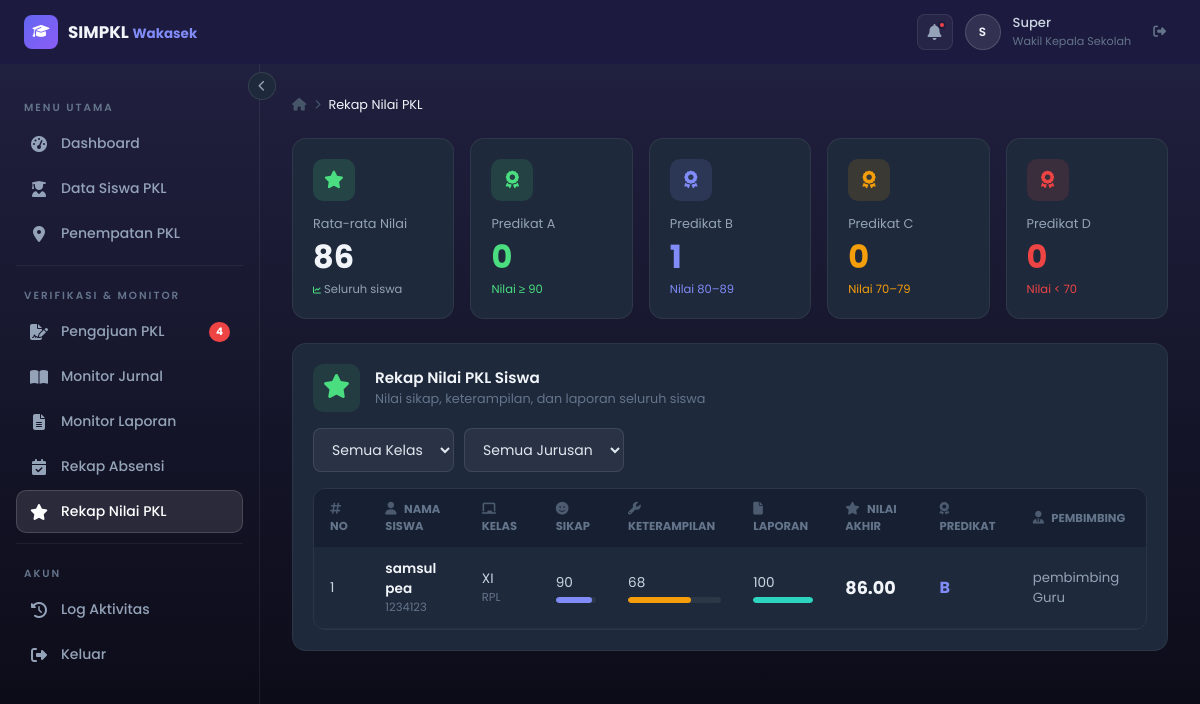
Screenshot of /pembimbingPerusahaan/nilai.php (signed in) with the database file from the repository.
### tables this page shows
CREATE TABLE `nilai_pkl` (
  `id` int(11) NOT NULL,
  `siswa_id` int(11) NOT NULL,
  `pembimbing_id` int(11) NOT NULL,
  `nilai_sikap` int(11) DEFAULT 0,
  `nilai_keterampilan` int(11) DEFAULT 0,
  `nilai_laporan` int(11) DEFAULT 0,
  `nilai_akhir` decimal(5,2) DEFAULT NULL,
  `predikat` char(2) DEFAULT NULL,
  `catatan` text DEFAULT NULL,
  `created_at` timestamp NOT NULL DEFAULT current_timestamp()
);

CREATE TABLE `users` (
  `id` int(11) NOT NULL,
  `nama_depan` varchar(50) NOT NULL,
  `nama_belakang` varchar(50) NOT NULL,
  `email` varchar(100) NOT NULL,
  `password` varchar(255) NOT NULL,
  `role` enum('siswa','pembimbing','wakasek','admin') NOT NULL,
  `created_at` timestamp NOT NULL DEFAULT current_timestamp()
);

CREATE TABLE `profil_siswa` (
  `id` int(11) NOT NULL,
  `user_id` int(11) NOT NULL,
  `nis` varchar(20) DEFAULT NULL,
  `kelas` varchar(20) DEFAULT NULL,
  `jurusan` varchar(50) DEFAULT NULL,
  `no_hp` varchar(15) DEFAULT NULL,
  `foto_profil` varchar(255) DEFAULT NULL,
  `jenis_kelamin` enum('Laki-laki','Perempuan') DEFAULT NULL,
  `agama` varchar(50) DEFAULT NULL,
  `tempat_lahir` varchar(100) DEFAULT NULL,
  `tanggal_lahir` date DEFAULT NULL,
  `alamat` text DEFAULT NULL,
  `golongan_darah` enum('A','B','AB','O') DEFAULT NULL
);

### pembimbingPerusahaan/nilai.php (the view, shortened to what this page needs)
<?php
$pdo = getDB();
$filterKelas   = trim($_GET['kelas']   ?? '');
$filterJurusan = trim($_GET['jurusan'] ?? '');
$where  = ['1=1'];
$params = [];
$whereSQL = implode(' AND ', $where);
$stmt = $pdo->prepare("
    SELECT n.*, u.nama_depan, u.nama_belakang,
           ps.kelas, ps.jurusan, ps.nis,
           pu.nama_depan AS pname, pu.nama_belakang AS plname
    FROM nilai_pkl n
    JOIN users u ON u.id = n.siswa_id
    LEFT JOIN profil_siswa ps ON ps.user_id = n.siswa_id
    LEFT JOIN users pu ON pu.id = n.pembimbing_id
    WHERE $whereSQL
    ORDER BY n.nilai_akhir DESC
");
$stmt->execute($params);
$nilaiList = $stmt->fetchAll();
$avgNilai    = count($nilaiList) ? round(array_sum(array_column($nilaiList,'nilai_akhir')) / count($nilaiList), 1) : 0;
$predCount   = array_count_values(array_column($nilaiList, 'predikat'));
include 'partials/header.php';
?>
<div class="breadcrumb"><i class="fas fa-home"></i> <i class="fas fa-chevron-right" style="font-size:.6rem"></i> <span>Rekap Nilai PKL</span></div>
<div class="stat-grid" style="grid-template-columns:repeat(auto-fit,minmax(160px,1fr));margin-bottom:24px">
  <div class="stat-card delay-1">
    <div class="card-icon" style="background:rgba(74,222,128,.15)"><i class="fas fa-star" style="color:#4ade80"></i></div>
    <div style="font-size:.8rem;color:#94a3b8">Rata-rata Nilai</div>
    <div class="number"><?= $avgNilai ?></div>
    <div class="trend"><i class="fas fa-chart-line" style="color:#4ade80;font-size:.5rem"></i> Seluruh siswa</div>
  </div>
  <?php foreach(['A'=>'#4ade80','B'=>'#818cf8','C'=>'#f59e0b','D'=>'#ef4444'] as $p=>$c): ?>
  <div class="stat-card delay-2">
    <div class="card-icon" style="background:<?=$c?>22"><i class="fas fa-award" style="color:<?=$c?>"></i></div>
    <div style="font-size:.8rem;color:#94a3b8">Predikat <?=$p?></div>
    <div class="number" style="color:<?=$c?>"><?= $predCount[$p] ?? 0 ?></div>
    <div class="trend" style="color:<?=$c?>">Nilai <?= $p==='A'?'≥ 90':($p==='B'?'80–89':($p==='C'?'70–79':'< 70')) ?></div>
  </div>
  <?php endforeach; ?>
</div>
<div class="panel-full">
  <div class="panel-header">
    <div style="display:flex;align-items:center;gap:15px">
      <div style="background:rgba(74,222,128,.1);padding:10px;border-radius:10px"><i class="fas fa-star" style="color:#4ade80;font-size:1.5rem"></i></div>
      <div>
        <h3 style="margin:0;color:#f1f5f9">Rekap Nilai PKL Siswa</h3>
        <p style="margin:0;color:#64748b;font-size:.8rem">Nilai sikap, keterampilan, dan laporan seluruh siswa</p>
      </div>
    </div>
  </div>
  <div class="filter-bar">
    <select class="form-control" style="width:auto" onchange="location.href='nilai.php?kelas='+this.value+'&jurusan=<?= urlencode($filterJurusan) ?>'">
      <option value="">Semua Kelas</option>
    </select>
    <select class="form-control" style="width:auto" onchange="location.href='nilai.php?kelas=<?= urlencode($filterKelas) ?>&jurusan='+this.value">
      <option value="">Semua Jurusan</option>
    </select>
  </div>
  <?php if(empty($nilaiList)): ?>
  <div class="empty-state"><i class="fas fa-star"></i><p>Belum ada data nilai</p></div>
  <?php else: ?>
  <div class="table-responsive">
    <table>
      <thead><tr>
        <th><i class="fas fa-hashtag"></i> No</th>
        <th><i class="fas fa-user"></i> Nama Siswa</th>
        <th><i class="fas fa-chalkboard"></i> Kelas</th>
        <th><i class="fas fa-smile"></i> Sikap</th>
        <th><i class="fas fa-wrench"></i> Keterampilan</th>
        <th><i class="fas fa-file"></i> Laporan</th>
        <th><i class="fas fa-star"></i> Nilai Akhir</th>
        <th><i class="fas fa-award"></i> Predikat</th>
        <th><i class="fas fa-user-tie"></i> Pembimbing</th>
      </tr></thead>
      <tbody>
      <?php foreach($nilaiList as $i=>$n):
        $predColor = ['A'=>'#4ade80','B'=>'#818cf8','C'=>'#f59e0b','D'=>'#ef4444'][$n['predikat']] ?? '#94a3b8';
        $nama = htmlspecialchars($n['nama_depan'].' '.$n['nama_belakang']);
      ?>
      <tr>
        <td><?= $i+1 ?></td>
        <td>
          <div style="font-weight:600;color:#f1f5f9"><?=$nama?></div>
          <div style="font-size:.72rem;color:#64748b"><?= htmlspecialchars($n['nis']??'-') ?></div>
        </td>
        <td>
          <div style="color:#cbd5e1"><?= htmlspecialchars($n['kelas']??'-') ?></div>
          <div style="font-size:.72rem;color:#64748b"><?= htmlspecialchars($n['jurusan']??'-') ?></div>
        </td>
        <td>
          <div style="color:#cbd5e1"><?= $n['nilai_sikap'] ?></div>
          <div class="progress-bar" style="margin-top:4px"><div class="progress-fill" style="width:<?=$n['nilai_sikap']?>%;background:#818cf8"></div></div>
        </td>
        <td>
          <div style="color:#cbd5e1"><?= $n['nilai_keterampilan'] ?></div>
          <div class="progress-bar" style="margin-top:4px"><div class="progress-fill" style="width:<?=$n['nilai_keterampilan']?>%;background:#f59e0b"></div></div>
        </td>
        <td>
          <div style="color:#cbd5e1"><?= $n['nilai_laporan'] ?></div>
          <div class="progress-bar" style="margin-top:4px"><div class="progress-fill" style="width:<?=$n['nilai_laporan']?>%;background:#2dd4bf"></div></div>
        </td>
        <td style="font-size:1.1rem;font-weight:700;color:#f1f5f9"><?= $n['nilai_akhir'] ?></td>
        <td><span style="font-weight:700;color:<?=$predColor?>;font-size:1rem"><?= $n['predikat'] ?></span></td>
        <td style="font-size:.83rem;color:#94a3b8"><?= htmlspecialchars(trim(($n['pname']??'').' '.($n['plname']??'')) ?: '-') ?></td>
      </tr>
      <?php endforeach; ?>
      </tbody>
    </table>
  </div>
  <?php endif; ?>
</div>
<?php include 'partials/footer.php'; ?>

### style.css (style rules this page uses)
*,*::before,*::after { box-sizing:border-box;margin:0;padding:0 }
html { scroll-behavior:smooth }
body { font-family:'Poppins',sans-serif;background:linear-gradient(to bottom,#222243,#090913);color:#e2e8f0;min-height:100vh;display:flex;flex-direction:column }
h3 { font-size:1rem;font-weight:600;color:#cbd5e1 }
p { font-size:.875rem;color:#94a3b8;line-height:1.6 }
.breadcrumb { display:flex;align-items:center;gap:8px;font-size:.8rem;color:#475569;margin-bottom:24px }
.breadcrumb span { color:#f1f5f9 }
.stat-grid { display:grid;grid-template-columns:repeat(auto-fit,minmax(180px,1fr));gap:16px;margin-bottom:28px }
.stat-card { background:#1e293b;border:1px solid rgba(255,255,255,.07);border-radius:14px;padding:20px;transition:transform .2s;animation:fadeUp .5s ease both;cursor:pointer }
.card-icon { width:42px;height:42px;border-radius:10px;display:flex;align-items:center;justify-content:center;font-size:1.1rem;margin-bottom:14px;background:rgba(255,255,255,.07) }
.stat-card .number { font-size:2rem;font-weight:700;line-height:1;color:#f1f5f9;margin:8px 0 }
.stat-card .trend { font-size:.72rem;color:#94a3b8 }
.panel-header { display:flex;align-items:center;justify-content:space-between;margin-bottom:16px }
.panel-header h3 { display:flex;align-items:center;gap:8px;font-size:.95rem;color:#e2e8f0 }
.panel-full { background:#1e293b;border:1px solid rgba(255,255,255,.06);border-radius:14px;padding:20px;animation:fadeUp .5s ease both;margin-bottom:20px }
.table-responsive { overflow-x:auto;border-radius:12px;border:1px solid rgba(255,255,255,.06) }
table { width:100%;border-collapse:collapse;font-size:.85rem }
thead tr { background:#162032 }
thead th { padding:12px 16px;text-align:left;font-size:.72rem;color:#64748b;text-transform:uppercase }
tbody tr { border-bottom:1px solid rgba(255,255,255,.04);transition:.15s }
tbody td { padding:12px 16px;color:#cbd5e1;vertical-align:middle }
th i { margin-right:5px;font-size:.8rem;opacity:.7 }
.progress-bar { height:6px;background:rgba(255,255,255,.06);border-radius:99px;overflow:hidden;width:100% }
.progress-fill { height:100%;border-radius:99px;transition:width 1s ease }
.form-control { width:100%;background:rgba(255,255,255,.05);border:1px solid rgba(255,255,255,.1);border-radius:8px;padding:10px 14px;color:#e2e8f0;font-family:'Poppins',sans-serif;font-size:.875rem;outline:none;transition:.2s }
.form-control option { background:#1e293b;color:#e2e8f0 }
select.form-control { cursor:pointer }
.filter-bar { display:flex;align-items:center;gap:10px;margin-bottom:16px;flex-wrap:wrap }
.delay-1 { animation-delay:.08s }
.delay-2 { animation-delay:.16s }

### rows the page displays
nilai_pkl: siswa.nama_belakang "samsul pea", profil_siswa.nis "1234123", profil_siswa.kelas "XI", profil_siswa.jurusan "RPL", nilai_sikap "90", nilai_keterampilan "68", nilai_laporan "100", nilai_akhir "86.00", predikat "B", pembimbing.nama_belakang "pembimbing Guru"

### other values shown
substr($_namaHeader, 0, 1) "S"
explode(' ', $_namaHeader)[0] "Super"
$cPending "4"
$avgNilai "86"
$p "A"
$predCount[$p] "0"
$p "B"
$predCount[$p] "1"
$p "C"
$p "D"
